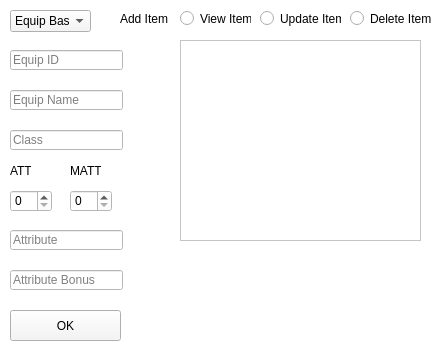
<?xml version="1.0" encoding="UTF-8"?>
<ui version="4.0">
 <class>baseManager</class>
 <widget class="QWidget" name="baseManager">
  <property name="geometry">
   <rect>
    <x>0</x>
    <y>0</y>
    <width>442</width>
    <height>351</height>
   </rect>
  </property>
  <property name="windowTitle">
   <string>Maplestory Manager - Item Bases</string>
  </property>
  <property name="styleSheet">
   <string notr="true">background-color: rgb(255, 255, 255);</string>
  </property>
  <widget class="QLineEdit" name="idEquip">
   <property name="geometry">
    <rect>
     <x>10</x>
     <y>50</y>
     <width>113</width>
     <height>20</height>
    </rect>
   </property>
   <property name="text">
    <string/>
   </property>
   <property name="placeholderText">
    <string>Equip ID</string>
   </property>
  </widget>
  <widget class="QRadioButton" name="deleteRadioButton">
   <property name="geometry">
    <rect>
     <x>350</x>
     <y>10</y>
     <width>81</width>
     <height>17</height>
    </rect>
   </property>
   <property name="text">
    <string>Delete Item</string>
   </property>
  </widget>
  <widget class="QLineEdit" name="classCanUse">
   <property name="geometry">
    <rect>
     <x>10</x>
     <y>130</y>
     <width>113</width>
     <height>20</height>
    </rect>
   </property>
   <property name="text">
    <string/>
   </property>
   <property name="placeholderText">
    <string>Class</string>
   </property>
  </widget>
  <widget class="QRadioButton" name="updateRadioButton">
   <property name="geometry">
    <rect>
     <x>260</x>
     <y>10</y>
     <width>81</width>
     <height>17</height>
    </rect>
   </property>
   <property name="text">
    <string>Update Item</string>
   </property>
  </widget>
  <widget class="QRadioButton" name="readRadioButton">
   <property name="geometry">
    <rect>
     <x>180</x>
     <y>10</y>
     <width>71</width>
     <height>17</height>
    </rect>
   </property>
   <property name="text">
    <string>View Item</string>
   </property>
  </widget>
  <widget class="QRadioButton" name="createRadioButton">
   <property name="geometry">
    <rect>
     <x>100</x>
     <y>10</y>
     <width>71</width>
     <height>17</height>
    </rect>
   </property>
   <property name="styleSheet">
    <string notr="true">background-color: rgba(255, 255, 255, 0);</string>
   </property>
   <property name="text">
    <string>Add Item</string>
   </property>
  </widget>
  <widget class="QPushButton" name="okButton">
   <property name="geometry">
    <rect>
     <x>10</x>
     <y>310</y>
     <width>111</width>
     <height>31</height>
    </rect>
   </property>
   <property name="styleSheet">
    <string notr="true">background-color: rgb(245, 245, 245);</string>
   </property>
   <property name="text">
    <string>OK</string>
   </property>
  </widget>
  <widget class="QListView" name="output">
   <property name="geometry">
    <rect>
     <x>180</x>
     <y>40</y>
     <width>241</width>
     <height>201</height>
    </rect>
   </property>
   <property name="minimumSize">
    <size>
     <width>241</width>
     <height>151</height>
    </size>
   </property>
  </widget>
  <widget class="QLineEdit" name="equipName">
   <property name="geometry">
    <rect>
     <x>10</x>
     <y>90</y>
     <width>113</width>
     <height>20</height>
    </rect>
   </property>
   <property name="text">
    <string/>
   </property>
   <property name="placeholderText">
    <string>Equip Name</string>
   </property>
  </widget>
  <widget class="QComboBox" name="baseSelector">
   <property name="geometry">
    <rect>
     <x>10</x>
     <y>10</y>
     <width>81</width>
     <height>22</height>
    </rect>
   </property>
   <property name="styleSheet">
    <string notr="true">background-color: rgb(245, 245, 245);</string>
   </property>
   <item>
    <property name="text">
     <string>Equip Base</string>
    </property>
   </item>
   <item>
    <property name="text">
     <string>Use Base</string>
    </property>
   </item>
   <item>
    <property name="text">
     <string>Etc. Base</string>
    </property>
   </item>
  </widget>
  <widget class="QSpinBox" name="attackPower">
   <property name="geometry">
    <rect>
     <x>10</x>
     <y>190</y>
     <width>42</width>
     <height>22</height>
    </rect>
   </property>
   <property name="maximum">
    <number>255</number>
   </property>
  </widget>
  <widget class="QSpinBox" name="magicPower">
   <property name="geometry">
    <rect>
     <x>70</x>
     <y>190</y>
     <width>42</width>
     <height>22</height>
    </rect>
   </property>
   <property name="maximum">
    <number>255</number>
   </property>
  </widget>
  <widget class="QLabel" name="attLabel">
   <property name="geometry">
    <rect>
     <x>10</x>
     <y>160</y>
     <width>21</width>
     <height>21</height>
    </rect>
   </property>
   <property name="text">
    <string>ATT</string>
   </property>
  </widget>
  <widget class="QLabel" name="mattLabel">
   <property name="geometry">
    <rect>
     <x>70</x>
     <y>160</y>
     <width>31</width>
     <height>21</height>
    </rect>
   </property>
   <property name="styleSheet">
    <string notr="true">background-color: rgba(255, 255, 255, 0);</string>
   </property>
   <property name="text">
    <string>MATT</string>
   </property>
  </widget>
  <widget class="QLineEdit" name="attribute">
   <property name="geometry">
    <rect>
     <x>10</x>
     <y>230</y>
     <width>113</width>
     <height>20</height>
    </rect>
   </property>
   <property name="text">
    <string/>
   </property>
   <property name="placeholderText">
    <string>Attribute</string>
   </property>
  </widget>
  <widget class="QLineEdit" name="attributeBonus">
   <property name="geometry">
    <rect>
     <x>10</x>
     <y>270</y>
     <width>113</width>
     <height>20</height>
    </rect>
   </property>
   <property name="text">
    <string/>
   </property>
   <property name="placeholderText">
    <string>Attribute Bonus</string>
   </property>
  </widget>
 </widget>
 <resources/>
 <connections/>
</ui>
